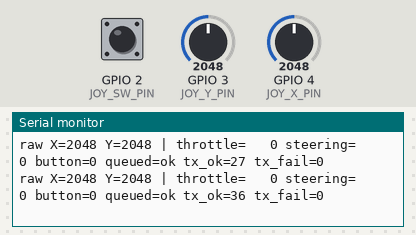
This sketch was run on a simulated ESP32-C3. Parts: the last lines printed to the serial monitor. The inputs (shaded band) are chosen by the test bench; at power-on: GPIO 3 (JOY_Y_PIN) = 2048, GPIO 4 (JOY_X_PIN) = 2048, GPIO 2 (JOY_SW_PIN) HIGH (analog values on the 0–4095 scale).

Above: at 4.2 s.
4.3 s: GPIO 3 (JOY_Y_PIN) set to 2866
At 4.57 s:
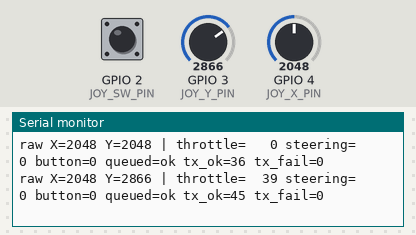
6.1 s: GPIO 4 (JOY_X_PIN) set to 2866
At 6.46 s:
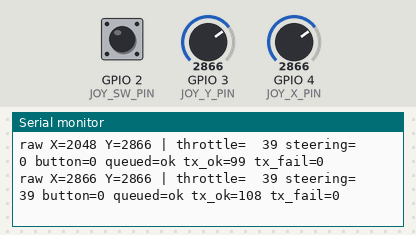
8.0 s: GPIO 3 (JOY_Y_PIN) set to 2047
At 8.36 s:
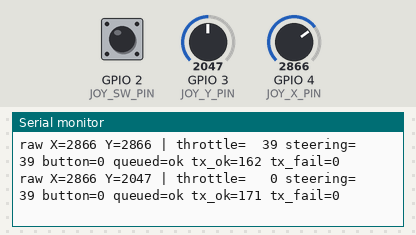
9.9 s: GPIO 4 (JOY_X_PIN) set to 4095
At 10.26 s:
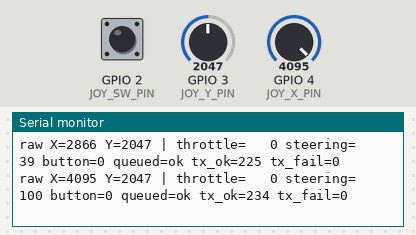
11.8 s: GPIO 3 (JOY_Y_PIN) set to 1228
At 12.15 s:
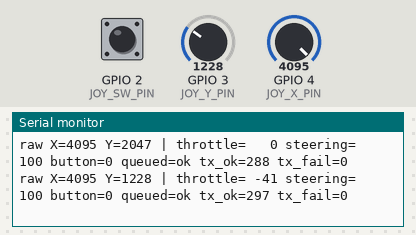
13.7 s: GPIO 4 (JOY_X_PIN) set to 3603
At 14.05 s:
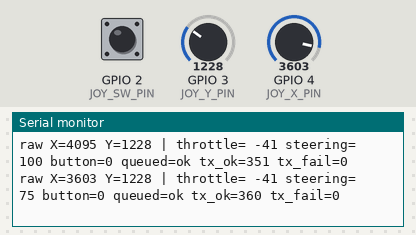

The sketch:

remote_controller.ino
```cpp
#include <Arduino.h>
#include <esp_arduino_version.h>
#include <WiFi.h>
#include <esp_now.h>
#include <esp_wifi.h>

#ifndef ESP_ARDUINO_VERSION_MAJOR
#define ESP_ARDUINO_VERSION_MAJOR 2
#endif

// KY-023 wiring. Change these three values to match your real wiring.
// Current project wiring: VRx=GPIO4, VRy=GPIO3, SW=GPIO2.
// If you followed the callouts in the project diagram: VRx=IO3, VRy=IO4, SW=IO5.
// If you followed the colored wires in the image instead, try VRx=IO0, VRy=IO1, SW=IO3.
static constexpr uint8_t JOY_X_PIN = 4;
static constexpr uint8_t JOY_Y_PIN = 3;
static constexpr uint8_t JOY_SW_PIN = 2;

static constexpr int ADC_MAX = 4095;

// Ignore tiny joystick noise around center. Increase this if the boat creeps
// when your hand is off the joystick.
static constexpr int DEAD_BAND_PERCENT = 8;
static constexpr uint8_t ESPNOW_CHANNEL = 1;
static constexpr uint16_t SEND_INTERVAL_MS = 30;
static constexpr uint16_t STARTUP_CALIBRATION_DELAY_MS = 2000;

// Flip these after a bench test if forward/backward or left/right feels wrong.
static constexpr bool INVERT_THROTTLE = false;
static constexpr bool INVERT_STEERING = false;

// Broadcast keeps first setup simple. For a classroom with many boats, replace
// this with the boat ESP32-C3 Wi-Fi MAC address and pair one remote to one boat.
static uint8_t boatAddress[] = {0xFF, 0xFF, 0xFF, 0xFF, 0xFF, 0xFF};

struct __attribute__((packed)) ControlPacket {
  int8_t throttle;  // -100 reverse, 0 stop, +100 forward
  int8_t steering;  // -100 left, 0 straight, +100 right
  uint8_t button;   // 1 while joystick button is pressed
  uint32_t seq;
  uint32_t ms;
};

static int xCenter = ADC_MAX / 2;
static int yCenter = ADC_MAX / 2;
static uint32_t seq = 0;
static volatile uint32_t txOkCount = 0;
static volatile uint32_t txFailCount = 0;

int readAverage(uint8_t pin, uint16_t samples) {
  uint32_t total = 0;
  for (uint16_t i = 0; i < samples; i += 1) {
    total += analogRead(pin);
    delay(2);
  }
  return total / samples;
}

int axisToPercent(int raw, int center, bool invert) {
  // Convert one ADC reading into a simple -100..+100 control value.
  // The joystick center is measured on startup, so it does not need to be
  // exactly 2048.
  int value = 0;

  if (raw >= center) {
    value = map(raw, center, ADC_MAX, 0, 100);
  } else {
    value = map(raw, 0, center, -100, 0);
  }

  value = constrain(value, -100, 100);
  if (abs(value) < DEAD_BAND_PERCENT) {
    value = 0;
  }

  return invert ? -value : value;
}

void calibrateJoystick() {
  Serial.println("Leave the joystick centered. Calibrating...");
  delay(STARTUP_CALIBRATION_DELAY_MS);

  // Keep your hand off the joystick during these samples. These values become
  // the neutral throttle/steering position.
  const int measuredX = readAverage(JOY_X_PIN, 120);
  const int measuredY = readAverage(JOY_Y_PIN, 120);

  // If a wire is loose, the ADC can read near 0 or 4095. Constraining the
  // center keeps the map() math stable while the serial monitor shows the issue.
  xCenter = constrain(measuredX, 200, ADC_MAX - 200);
  yCenter = constrain(measuredY, 200, ADC_MAX - 200);
  Serial.printf(
    "Joystick center: X=%d Y=%d (measured X=%d Y=%d)\n",
    xCenter,
    yCenter,
    measuredX,
    measuredY
  );
  Serial.println("Type c in Serial Monitor and press Enter to recalibrate.");
}

#if ESP_ARDUINO_VERSION_MAJOR >= 3
void onSend(const wifi_tx_info_t *txInfo, esp_now_send_status_t status) {
  (void)txInfo;
#else
void onSend(const uint8_t *mac, esp_now_send_status_t status) {
  (void)mac;
#endif
  if (status == ESP_NOW_SEND_SUCCESS) {
    txOkCount += 1;
  } else {
    txFailCount += 1;
  }
}

void setupEspNow() {
  WiFi.mode(WIFI_STA);
  WiFi.disconnect();

  // Both remote and boat must use the same ESP-NOW channel.
  esp_wifi_set_channel(ESPNOW_CHANNEL, WIFI_SECOND_CHAN_NONE);

  Serial.print("Remote MAC: ");
  Serial.println(WiFi.macAddress());

  if (esp_now_init() != ESP_OK) {
    Serial.println("ESP-NOW init failed. Restarting...");
    delay(1000);
    ESP.restart();
  }

  esp_now_register_send_cb(onSend);

  esp_now_peer_info_t peer = {};
  memcpy(peer.peer_addr, boatAddress, sizeof(boatAddress));
  peer.channel = ESPNOW_CHANNEL;
  peer.encrypt = false;

  if (!esp_now_is_peer_exist(boatAddress)) {
    esp_err_t result = esp_now_add_peer(&peer);
    if (result != ESP_OK) {
      Serial.printf("ESP-NOW add peer failed: %d\n", result);
      delay(1000);
      ESP.restart();
    }
  }
}

void setup() {
  Serial.begin(115200);
  delay(500);

  // ESP32-C3 ADC values are 0..4095 at 12-bit resolution.
  analogReadResolution(12);
  analogSetPinAttenuation(JOY_X_PIN, ADC_11db);
  analogSetPinAttenuation(JOY_Y_PIN, ADC_11db);

  // KY-023 SW usually connects to GND when pressed, so INPUT_PULLUP reads:
  // not pressed = HIGH, pressed = LOW.
  pinMode(JOY_SW_PIN, INPUT_PULLUP);

  calibrateJoystick();
  setupEspNow();

  Serial.println("Remote controller is sending ESP-NOW packets.");
}

void loop() {
  static uint32_t lastSend = 0;
  static uint32_t lastPrint = 0;

  if (Serial.available() > 0) {
    const char command = Serial.read();
    if (command == 'c' || command == 'C') {
      calibrateJoystick();
    }
  }

  const uint32_t now = millis();
  if (now - lastSend < SEND_INTERVAL_MS) {
    return;
  }
  lastSend = now;

  const int xRaw = analogRead(JOY_X_PIN);
  const int yRaw = analogRead(JOY_Y_PIN);

  // Packet fields are intentionally tiny so they are easy to print and debug.
  ControlPacket packet = {};
  packet.throttle = axisToPercent(yRaw, yCenter, INVERT_THROTTLE);
  packet.steering = axisToPercent(xRaw, xCenter, INVERT_STEERING);
  packet.button = digitalRead(JOY_SW_PIN) == LOW ? 1 : 0;
  packet.seq = seq++;
  packet.ms = now;

  esp_err_t result = esp_now_send(boatAddress, reinterpret_cast<uint8_t *>(&packet), sizeof(packet));

  if (now - lastPrint >= 250) {
    lastPrint = now;
    // Serial debug guide:
    // raw X/Y should be near the calibrated center when untouched.
    // throttle/steering should sit at 0 when centered and move toward +/-100.
    // button should become 1 only while the joystick switch is pressed.
    Serial.printf(
      "raw X=%4d Y=%4d | throttle=%4d steering=%4d button=%u queued=%s tx_ok=%lu tx_fail=%lu\n",
      xRaw,
      yRaw,
      packet.throttle,
      packet.steering,
      packet.button,
      result == ESP_OK ? "ok" : "fail",
      static_cast<unsigned long>(txOkCount),
      static_cast<unsigned long>(txFailCount)
    );
  }
}
```

Measured:
- after the input at 4.3 s, the serial monitor: prints a new line after 0.07 s (image 1)
- after the input at 6.1 s, the serial monitor: prints a new line after 0.17 s (image 2)
- after the input at 8.0 s, the serial monitor: prints a new line after 0.17 s (image 3)
- after the input at 9.9 s, the serial monitor: prints a new line after 0.17 s (image 4)
- after the input at 11.8 s, the serial monitor: prints a new line after 0.16 s (image 5)
- after the input at 13.7 s, the serial monitor: prints a new line after 0.16 s (image 6)
